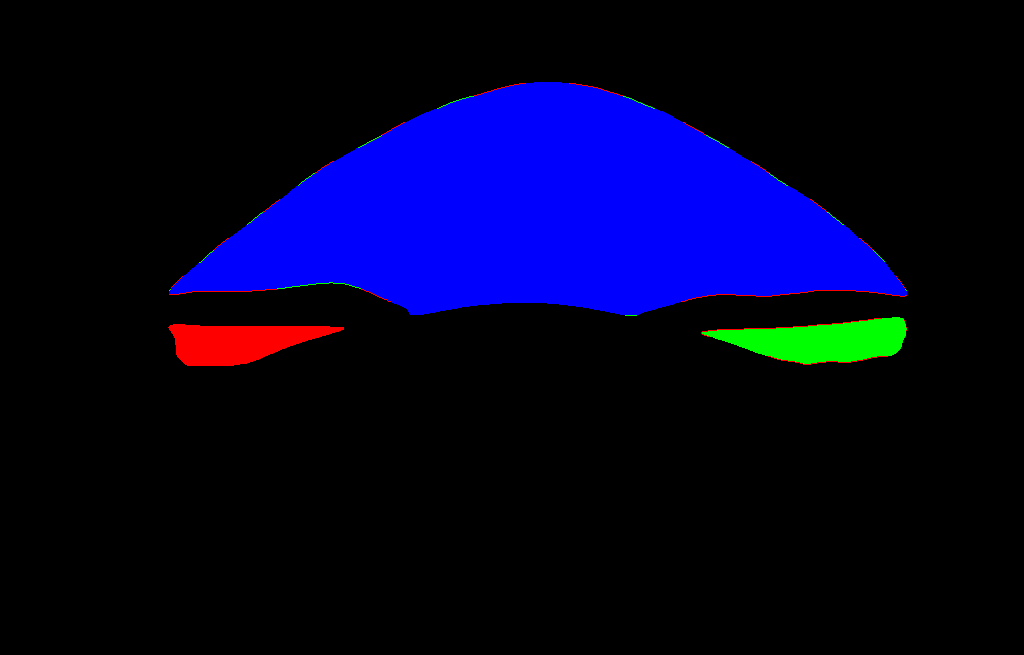
#> input picture predict.png, 1024 x 655 px
$ python readImageParams.py
#> lines starting #> are read from the running program, lines starting #| are printed output that depends on the picture; after the words box and inside, x2 and y2 are one past the last pixel; in counts of white or black regions, pixels touching at a corner belong together; long printed decimals are rounded
#> further down, img is the input picture: shape (655, 1024, 3); mean B, G, R 39, 2.4, 2.2
#!/usr/bin/env python
# -*- coding: utf-8 -*-
# @Time    : 2022/1/3 18:19
# @Author  : lordtan


import numpy as np
from PIL import Image
import matplotlib.pyplot as plt
import matplotlib.cm as cm
import math
import cv2
import os,sys
import scipy.ndimage
import time
import scipy
from labelme import utils


'''
红色区域,HSV值范围
'''
lower_red = np.array([250, 0, 0])
upper_red = np.array([255, 0, 0])

'''
绿色区域,HSV值范围
'''
lower_green = np.array([0, 250, 0])
upper_green = np.array([0, 255, 0])

'''
蓝色区域,HSV值范围
'''
lower_blue = np.array([0, 0, 250])
upper_blue = np.array([0, 0, 255])


# 读取图片
def getMasks(img):
    # frame = cv2.cvtColor(img, cv2.COLOR_BGR2HSV)
    frame = cv2.cvtColor(img, cv2.COLOR_BGR2RGB)

    red = cv2.inRange(frame, lower_red, upper_red)
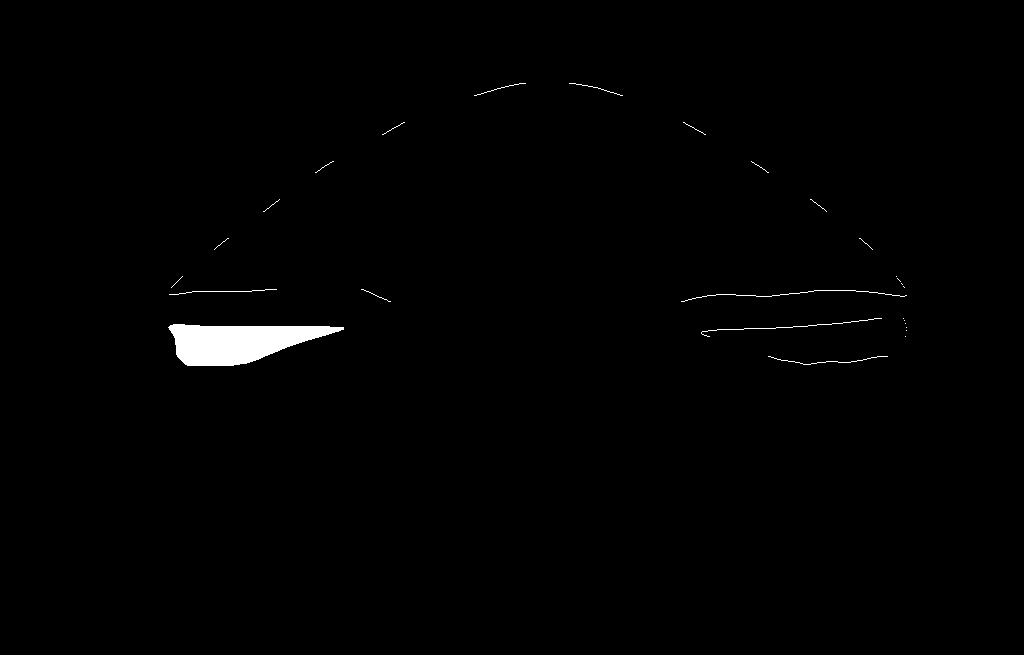
#> red: shape (655, 1024); 0.85% white; 27 white regions (17 under 20 px), largest, box (x1, y1, x2, y2) and area: (168, 324, 344, 366) 4762, (681, 290, 907, 302) 226, (701, 318, 882, 337) 190
    green = cv2.inRange(frame, lower_green, upper_green)
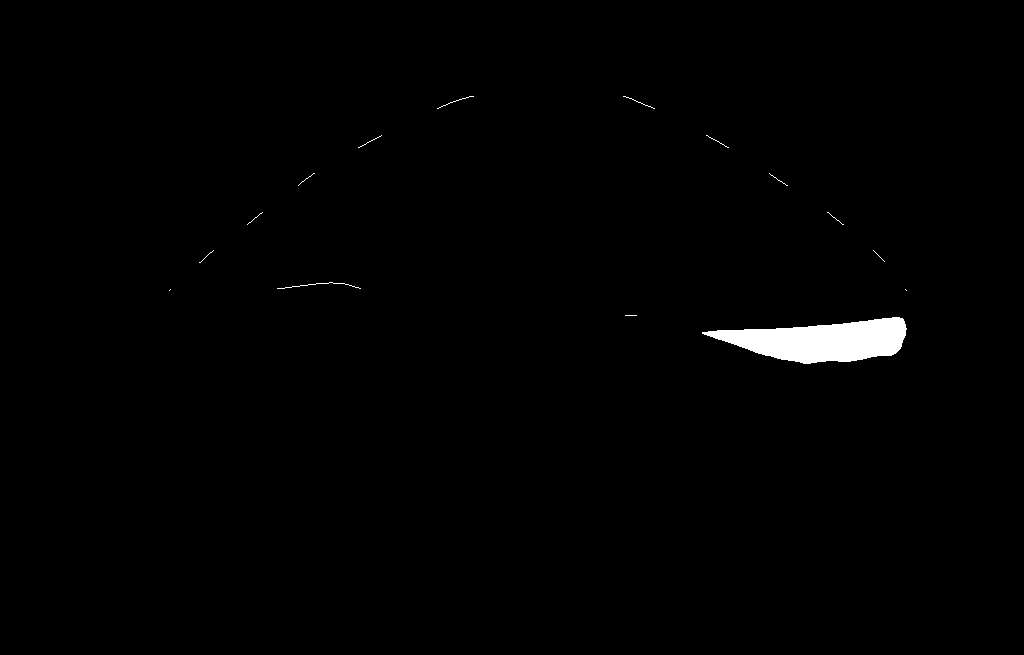
#> green: shape (655, 1024); 0.93% white; 15 white regions (9 under 20 px), largest, box (x1, y1, x2, y2) and area: (702, 317, 907, 364) 5897, (277, 282, 361, 289) 84, (437, 96, 474, 109) 37, (623, 96, 655, 109) 32, (358, 135, 382, 148) 24, (706, 135, 729, 148) 23
    blue = cv2.inRange(frame, lower_blue, upper_blue)
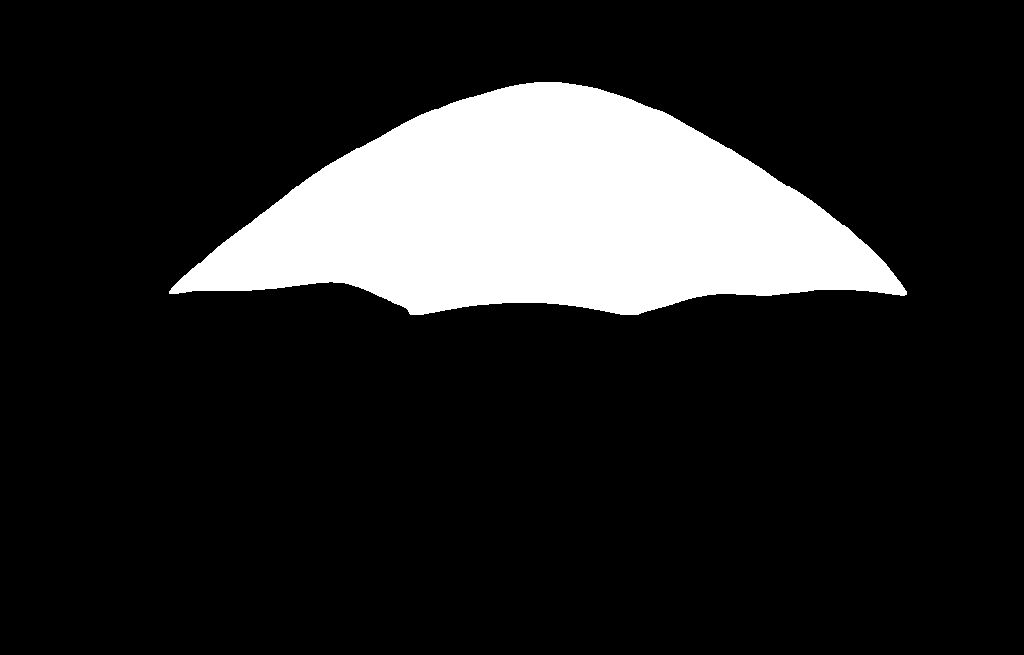
#> blue: shape (655, 1024); 15.3% white; 1 white region, box (x1, y1, x2, y2) and area: (169, 82, 907, 315) 102605

    return red, green, blue

# 测量多边形的相关参数
# 测量多边形的相关参数
def measureLabelPolygon(image, label):
#> called with label = 'left'
    ret, binary = cv2.threshold(image, 0, 255, cv2.THRESH_BINARY)
    # print("threshold value: %s" % ret)
    # cv2.imshow("binary_image", binary)

    dst = cv2.cvtColor(binary, cv2.COLOR_GRAY2BGR)
#> dst: shape (655, 1024, 3); 0.85% white; 27 white regions (17 under 20 px)
    # dst = cv2.cvtColor(binary, cv2.COLOR_BGR2RGB)

    # 获取轮廓
    contours, hireachy = cv2.findContours(binary, cv2.RETR_EXTERNAL, cv2.CHAIN_APPROX_SIMPLE)
#> contours = 27 contours, 26 with area under 20; largest, box (x1, y1, x2, y2) and area: (168, 324, 344, 366) 4575; hireachy = 27 rows, first 6: [1, -1, -1, -1], [2, 0, -1, -1], [3, 1, -1, -1], [4, 2, -1, -1], [5, 3, -1, -1], [6, 4, -1, -1]

    cnts = sorted(contours, key=cv2.contourArea, reverse=True)  # 所有轮廓按面积排序
#> cnts has the same summary as contours
    cnt = cnts[0]  # 面积最大的
#> cnt = contour of 101 points, box (x1, y1, x2, y2) (168, 324, 344, 366), area 4575

    params = []
    for i, contour in enumerate(contours):
        # print("----------这是第%s个形状" % i)
        area = cv2.contourArea(contour)  # 面积

        # 除去一些手误打出的点
        if area < 8:
            continue

        approxCurve = cv2.approxPolyDP(contour, 3, True)

        # 如果是多边形
        if approxCurve.shape[0] > 3:
            # 绘制绿色边框
            # cv2.drawContours(dst, contours, i, (0, 255, 0), 2)  # 绘制绿色边框

            # 绘制红色外接矩形框
            x, y, w, h = cv2.boundingRect(contour)  # 外接矩形

            rate = min(w, h) / max(w, h)  # 曲折率
            # print("曲折率 rectangle rate is %s" % rate)  # 曲折率
            # print("AREA IS %s" % area)  # 面积
            mm = cv2.moments(contour)  # 几何矩
            cx = mm['m10'] / mm['m00']  # 中心x
            cy = mm['m01'] / mm['m00']  # 中心y

            # print(x, y, w, h)
            # x1 = x + w
            # y1 = y + h
            # cv2.rectangle(dst, (x, y), (x1, y1), (0, 0, 255), 1)  # 绘制红色矩形框

            param = {"area": area, "width": w, "height": h, "rate": rate, "label": label}
            params.append(param)
#> this loop made 27 passes
#> (area, x, y, w, h, rate, cx, cy) on pass 5: (4575, 168, 324, 176, 42, 0.239, 237.6, 341.9)
#> after the loop, params = 1 item

    return params


# 读取图像参数
if __name__ == '__main__':

    # img = cv2.imread(r"label410.png")
    # img = cv2.imread(imagepath)

    # 中文处理
    imagepath = "predict.png"
    # imagepath = r"D:\code\python\ciliary_body_segmentation\dataeye\train\masks\丁雪娇标注-右眼术前-丁雪娇右眼2-8大图-label.png"

    img = cv2.imdecode(np.fromfile(imagepath, dtype=np.uint8), -1)
    left, right, top = getMasks(img)

    # measure_object(left)


    leftrel = measureLabelPolygon(left, "left")
#> leftrel = 1 item
    print(leftrel)
#| [{'area': 4575.0, 'width': 176, 'height': 42, 'rate': 0.2386, 'label': 'left'}]

    rightrel = measureLabelPolygon(right, "right")
#> in measureLabelPolygon (call 2), `dst = cv2.cvtColor(binary, cv2.COLOR_GRAY2BGR)`: dst: shape (655, 1024, 3); 0.93% white; 15 white regions (9 under 20 px)
#> in measureLabelPolygon (call 2), `contours, hireachy = cv2.findContours(binary, cv2.RETR_EXTERNAL, cv2.C..`: contours = 15 contours, 14 with area under 20; largest, box (x1, y1, x2, y2) and area: (702, 317, 907, 364) 5682; hireachy = 15 rows, first 6: [1, -1, -1, -1], [2, 0, -1, -1], [3, 1, -1, -1], [4, 2, -1, -1], [5, 3, -1, -1], [6, 4, -1, -1]
#> in measureLabelPolygon (call 2), `cnts = sorted(contours, key=cv2.contourArea, reverse=True)`: cnts has the same summary as contours
#> the loop in measureLabelPolygon (call 2), `for i, contour in enumerate(contours): # print("----------这是第%s个形状" % i)` made 15 passes
#> (area, x, y, w, h, rate, cx, cy) on pass 1: (5681.5, 702, 317, 205, 47, 0.229, 822.2, 340.5)
#> rightrel = 1 item
    print(rightrel)
#| [{'area': 5681.5, 'width': 205, 'height': 47, 'rate': 0.2293, 'label': 'right'}]

    toprel = measureLabelPolygon(top, "top")
#> in measureLabelPolygon (call 3), `dst = cv2.cvtColor(binary, cv2.COLOR_GRAY2BGR)`: dst: shape (655, 1024, 3); 15.3% white; 1 white region
#> in measureLabelPolygon (call 3), `contours, hireachy = cv2.findContours(binary, cv2.RETR_EXTERNAL, cv2.C..`: contours = 1 contour; box (x1, y1, x2, y2) and area: (169, 82, 907, 315) 101860; hireachy = [[-1, -1, -1, -1]]
#> in measureLabelPolygon (call 3), `cnts = sorted(contours, key=cv2.contourArea, reverse=True)`: cnts has the same summary as contours
#> toprel = 1 item
    print(toprel)
#| [{'area': 101859.5, 'width': 738, 'height': 233, 'rate': 0.3157, 'label': 'top'}]


    # [7 lines of commented-out code are left out]
